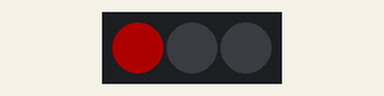
Recording of a program running on a simulated ESP32 board running MicroPython. Shown: 3 RGB LEDs in strip order, left to right. Dim RGB values are drawn brighter than linear.

Above: at 1.5 s.
At 3.5 s:
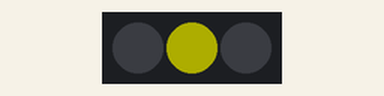
At 5.5 s:
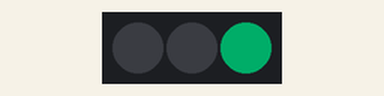
Timing chart, 0 to 9.1 s (numbered marks = the images above):
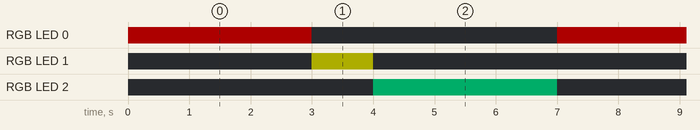

The program:

RGB-ex1.py
```python
#　0P01023 -  ピョー　ウェイ　ソー

from machine import Pin
from neopixel import NeoPixel
from time import sleep

# GPIO Pin 10  にある　３つの　LED を　使う
traffic_light = NeoPixel(Pin(10,Pin.OUT),3)

# LED-off  関数
def off():
    for i in range(3):
        traffic_light[i] = (0, 0, 0)
    traffic_light.write()

#  for loop  のために　 リスト
light_list = [ (50,0,0),(50,50,0), (0,50,30) ]
sleep_list = [ 3, 1, 3 ]


try:

    while True:

        for x in range (3) :
            off()
            traffic_light[x] = light_list[x]
            traffic_light.write()
            sleep(sleep_list[x])

except KeyboardInterrupt:
        off()
        print("Program stopped")
```

Measured:
- by itself, RGB LED 0: alternates RGB(50, 0, 0) for 3.0 s and off for 4.0 s
- by itself, RGB LED 1: alternates RGB(50, 50, 0) for 1.0 s and off for 6.0 s
- by itself, RGB LED 2: alternates RGB(0, 50, 30) for 3.0 s and off for 4.0 s
